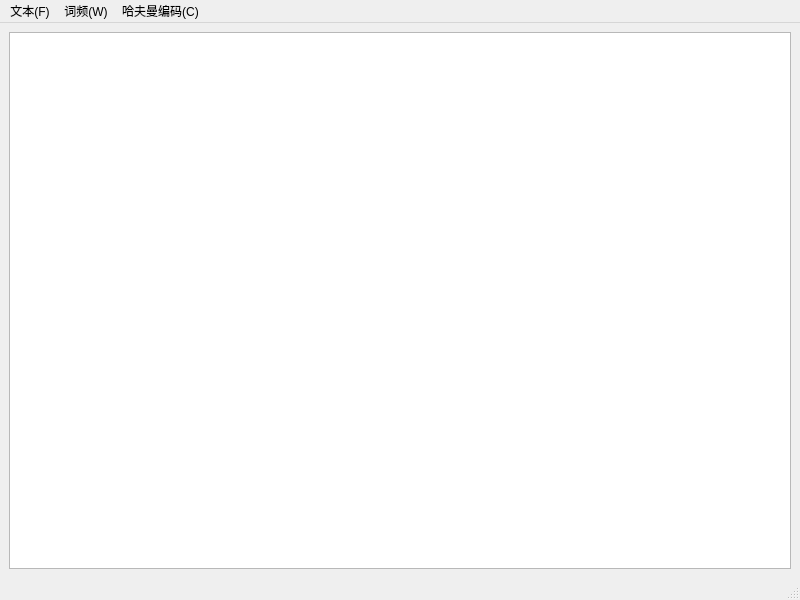
<?xml version="1.0" encoding="UTF-8"?>
<ui version="4.0">
 <class>MainWindow</class>
 <widget class="QMainWindow" name="MainWindow">
  <property name="geometry">
   <rect>
    <x>0</x>
    <y>0</y>
    <width>800</width>
    <height>600</height>
   </rect>
  </property>
  <property name="minimumSize">
   <size>
    <width>800</width>
    <height>600</height>
   </size>
  </property>
  <property name="windowTitle">
   <string>MainWindow</string>
  </property>
  <widget class="QWidget" name="centralwidget">
   <layout class="QVBoxLayout" name="verticalLayout">
    <item>
     <widget class="QTextEdit" name="textEdit">
      <property name="font">
       <font>
        <family>等线</family>
        <pointsize>11</pointsize>
       </font>
      </property>
     </widget>
    </item>
   </layout>
  </widget>
  <widget class="QMenuBar" name="menubar">
   <property name="geometry">
    <rect>
     <x>0</x>
     <y>0</y>
     <width>800</width>
     <height>23</height>
    </rect>
   </property>
   <widget class="QMenu" name="menu_F">
    <property name="title">
     <string>文本(F)</string>
    </property>
    <addaction name="newAction"/>
    <addaction name="openAction"/>
    <addaction name="saveAction"/>
   </widget>
   <widget class="QMenu" name="menu_W">
    <property name="title">
     <string>词频(W)</string>
    </property>
    <addaction name="countAction"/>
   </widget>
   <widget class="QMenu" name="menu_H">
    <property name="title">
     <string>哈夫曼编码(C)</string>
    </property>
    <addaction name="encodeAction"/>
    <addaction name="inputAction"/>
    <addaction name="DecodeAction"/>
    <addaction name="treeAction_2"/>
   </widget>
   <addaction name="menu_F"/>
   <addaction name="menu_W"/>
   <addaction name="menu_H"/>
  </widget>
  <widget class="QStatusBar" name="statusbar"/>
  <action name="newAction">
   <property name="text">
    <string>新建(N)</string>
   </property>
  </action>
  <action name="openAction">
   <property name="text">
    <string>打开(O)</string>
   </property>
  </action>
  <action name="saveAction">
   <property name="text">
    <string>另存为(S)</string>
   </property>
  </action>
  <action name="countAction">
   <property name="text">
    <string>统计并导出(C)</string>
   </property>
  </action>
  <action name="treeAction">
   <property name="text">
    <string>哈夫曼树输出(T)</string>
   </property>
  </action>
  <action name="encodeAction">
   <property name="text">
    <string>新建哈夫曼编码(E)</string>
   </property>
  </action>
  <action name="inputAction">
   <property name="text">
    <string>导入哈夫曼编码(I)</string>
   </property>
  </action>
  <action name="DecodeAction">
   <property name="text">
    <string>哈夫曼解码(D)</string>
   </property>
  </action>
  <action name="treeAction_2">
   <property name="text">
    <string>哈夫曼树输出(T)</string>
   </property>
  </action>
  <action name="helpAction">
   <property name="text">
    <string>使用指南(H)</string>
   </property>
  </action>
 </widget>
 <resources/>
 <connections/>
</ui>
